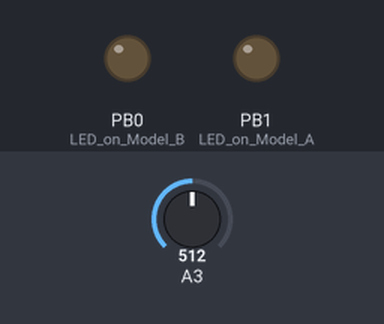
This sketch was run on a simulated ATtiny85, built with avr-gcc and run on an emulated ATtiny85. Parts: output pins drawn as LEDs (lit = HIGH). The test bench sets the inputs (shaded band); at power-on: A3 = 512.

Above: at 1.2 s.
1.3 s: A3 set to 622
2.8 s: A3 set to 645
At 3.9 s:
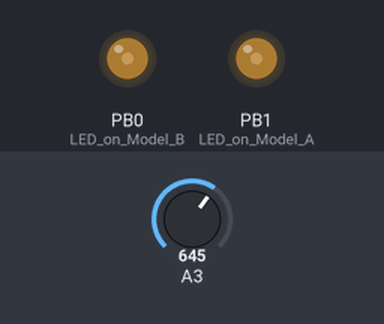
At 4.5 s:
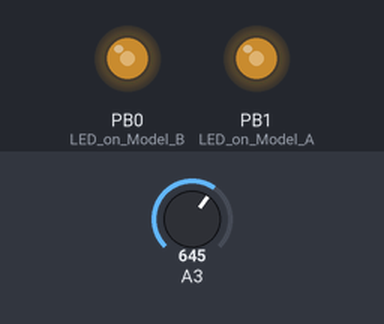
5.8 s: A3 set to 511
At 5.8 s:
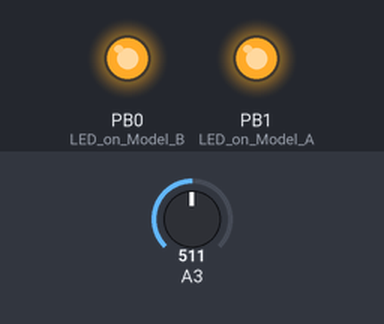
Timing chart, 0 to 8.8 s (numbered marks = the images above; inputs shaded):
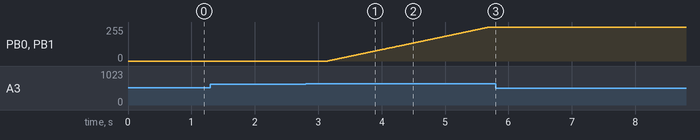

Measured:
- the behaviour switches between 631 and 632 on A3 (found by bisection; images 0 and 1)
- after the input at 1.3 s, every drawn part: stays the same
- after the input at 2.8 s, PB0 (LED_on_Model_B), PB1 (LED_on_Model_A): moves from 0/255 to 255/255 over 2.5 s, starting after 0.35 s
- after the input at 5.8 s, PB0 (LED_on_Model_B), PB1 (LED_on_Model_A): stops changing and stays 255/255

The sketch:

Advanced-Lamp-Switch.ino
```cpp
// (licence header left out)
/*
  By Florian Heptner, 2016-02-09
*/

/*
  Advanced-Lamp-Switch for Attiny85 / Arduino
*/


// lower and upper barriers for ADC signal. Those have to be carefully adjusted to your hardware
#define LOWER_BARRIER 67
#define UPPER_BARRIER 157
#define HOLD_TIME     350
#define NUMBER_OF_COUNTS 0b11

#define FADE_DELAY  10u

//
uint16_t sensor_analog; // store ADC value in this variable
uint8_t counter;        // counter stores current mode (50%, 100%, off and so forth)

uint8_t dim_value;

void fadeFromTo(uint8_t dim_from, uint8_t dim_to);

// the setup routine runs once when you press reset:
void setup() {
  // initialize the digital pin as an output.
  pinMode(1, OUTPUT); //LED on Model A   // depends on your specific hardware
  pinMode(0, OUTPUT); //LED on Model B   // depends on your specific hardware
  pinMode(3, INPUT);  //Analog input for sensor
  sensor_analog = 0;
  counter       = 0;

  dim_value = 0;
}

// the loop routine runs over and over again forever:
void loop() {
  sensor_analog = ( analogRead(3)>>2 )&(0xFF);
//  analogWrite(1, sensor_analog);
//  analogWrite(0, sensor_analog);

//  delay(1000);

//  counter = (counter+1)&(NUMBER_OF_COUNTS);

//  delay(1000);

  if(sensor_analog > UPPER_BARRIER)
  {
    delay(HOLD_TIME);
    sensor_analog = ( analogRead(3)>>2 )&(0xFF);

    if(sensor_analog > UPPER_BARRIER)
    {
      counter = (counter+1)&(NUMBER_OF_COUNTS);
    }
    /* else
    {
      uint8_t inner_counter = 0;
      while( (sensor_analog > LOWER_BARRIER)&&(inner_counter<200) )
        sensor_analog = ( analogRead(3)>>2 )&(0xFF);
        if(sensor_analog > UPPER_BARRIER)
        {
          counter = (counter+1)&(NUMBER_OF_COUNTS);
        }
        inner_counter++;
    }*/

  }

  switch(counter){
    case 0:
      fadeFromTo(dim_value, 0);
      break;
    case 1:
      fadeFromTo(dim_value, 255);
      break;
    case 2:
      fadeFromTo(dim_value, 175);
      break;
    case 3:
      fadeFromTo(dim_value, 90);
      break;
    default:
      break;
  }
  analogWrite(0,dim_value);
  analogWrite(1,dim_value);
}

// fadeFromTo: fade from one analog value to another
void fadeFromTo(uint8_t dim_from, uint8_t dim_to)
{
  extern uint8_t dim_value;

  uint8_t dir; //dim up or down?
  if(dim_from < dim_to)
  {
    dir = 1; // dim up
  }
  else
  {
    dir = 0;
  }

    while(dim_value!=dim_to)
    {
        if(dir)
        {
          ++dim_value;
        }else{
          --dim_value;
        }
        analogWrite(0,dim_value);
        analogWrite(1,dim_value);

        delay(FADE_DELAY);
    }
}
```
